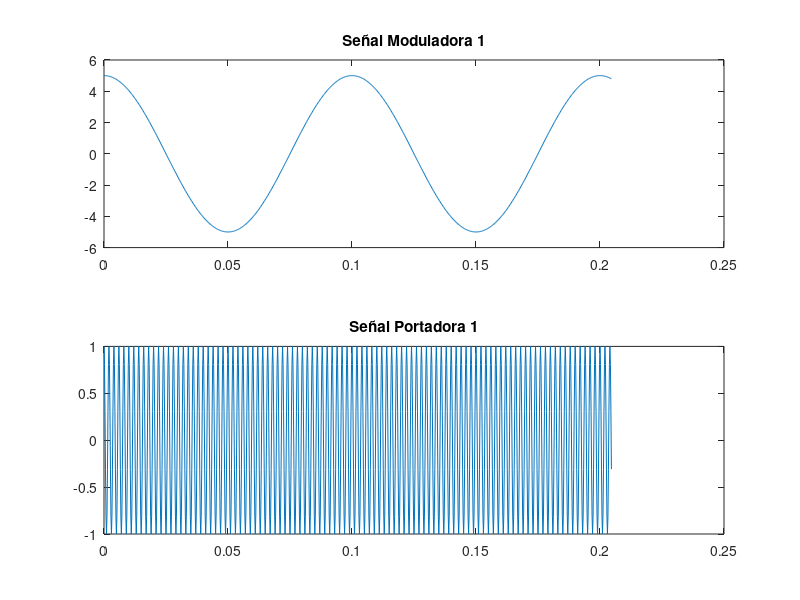

Reproduce this figure in MATLAB. (Note: this script raises an error after producing the figure.)
%syms t2;

N=1024;
Fs=2*2500;
Ts=1/Fs;
t=(0: N-1)*Ts;

%Señal Moduladora 1 
M1=0.5;
F_mod1=10;
A_mod1=5;
S_mod1=A_mod1*cos(2*pi*F_mod1*t);
figure(1)
subplot(2,1,1); 
plot(t, S_mod1)
title("Señal Moduladora 1");

%Señal Portadora 1
%A_port=A_mod/M;
A_port1=1;
F_port1=500;
S_port1=A_port1*cos(2*pi*F_port1*t);
figure(1)
subplot(2,1,2); 
plot(t, S_port1)
title("Señal Portadora 1");

%Modulación AM 1 
AM1=ammod(S_mod1, F_port1, Fs, 0, A_port1);
figure(2)
plot(t, AM1)
title("Señal Modulada 1")

%Espectro
Y=fft(AM1);
P2 = abs(Y/N);
P1 = P2(1:N/2+1);
P1(2:end-1) = 2*P1(2:end-1);
f = Fs*(0:(N/2))/N;
figure(7)
plot(f,P1) 
title("Single-Sided Amplitude Spectrum of S(t)")
xlabel("f (Hz)")
ylabel("|P1(f)|")

%Primera señal modulada AM en el tiempo y espectro. 

%Señal Moduladora 2 
M2=0.5;
F_mod2=100;
A_mod2=10;
S_mod2=A_mod2*cos(2*pi*F_mod2*t);
figure(3)
subplot(2,1,1); 
plot(t, S_mod2)
title("Señal Moduladora 2");

%Señal Portadora 2
%A_port=A_mod/M;
A_port2=1;
F_port2=2000;
S_port2=A_port2*cos(2*pi*F_port2*t);
figure(3)
subplot(2,1,2); 
plot(t, S_port2)
title("Señal Portadora 2");

%Modulación AM 2 
AM2=ammod(S_mod2, F_port2, Fs, 0, A_port2);
figure(4)
plot(t, AM2)
title("Señal Modulada 2")

%MULTIPLEXACIÓN DE SEÑALES
Suma=AM1+AM2+7*cos(2*pi*20*t);
figure(5)
plot(t,Suma)
title("Señal Sumada AM")



%Espectro
Y=fft(AM1);
P2 = abs(Y/N);
P1 = P2(1:N/2+1);
P1(2:end-1) = 2*P1(2:end-1);
f = Fs*(0:(N/2))/N;
figure(6)
plot(f,P1) 
title("Single-Sided Amplitude Spectrum of S(t)")
xlabel("f (Hz)")
ylabel("|P1(f)|")


%Espectro
Y=fft(Suma);
P2 = abs(Y/N);
P1 = P2(1:N/2+1);
P1(2:end-1) = 2*P1(2:end-1);
f = Fs*(0:(N/2))/N;
figure(7)
plot(f,P1) 
title("Single-Sided Amplitude Spectrum of Suma(t)")
xlabel("f (Hz)")
ylabel("|P1(f)|")



%--------------Modulacion FM----------------------

m = Suma; %mensaje a modular

fDev = 50;
 
fc_fm = 2500;
Fs_fm=2*fc_fm;
mi=2;
t2 = (0:1/Fs:0.01);
 
s_fm = fmmod(m,fc_fm,Fs_fm,fDev);
figure(8)
plot(t, s_fm)
%xlabel('Time (s)')
%ylabel('Amplitude')
legend('Modulated Signal')


fm_demod = fmdemod(s_fm,fc_fm,Fs_fm,fDev);
 
 
 
 
%Espectro SeÃ±al demodulada FM
Y=fft(fm_demod);
P2 = abs(Y/N);
P1 = P2(1:N/2+1);
P1(2:end-1) = 2*P1(2:end-1);
f = Fs_fm*(0:(N/2))/N;
figure(10)
plot(f,P1) 
title("Single-Sided Amplitude Spectrum of seÃ±al FM demodulada")
xlabel("f (Hz)")
ylabel("|P1(f)|")
 
figure(11)
plot(t,m,'c',t,fm_demod,'b--')
xlabel('Time (s)')
ylabel('Amplitude')
legend('Moduladora','Demodulacion FM')


